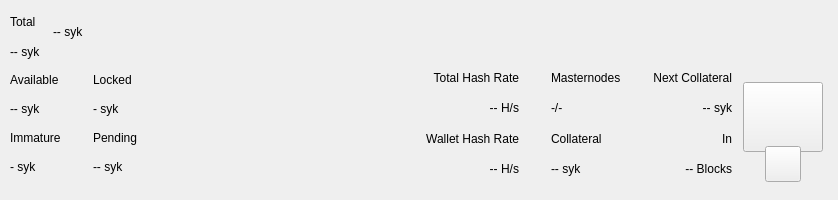
<?xml version="1.0" encoding="UTF-8"?>
<ui version="4.0">
 <class>TopBar</class>
 <widget class="QWidget" name="TopBar">
  <property name="geometry">
   <rect>
    <x>0</x>
    <y>0</y>
    <width>838</width>
    <height>200</height>
   </rect>
  </property>
  <property name="minimumSize">
   <size>
    <width>0</width>
    <height>200</height>
   </size>
  </property>
  <property name="maximumSize">
   <size>
    <width>16777215</width>
    <height>200</height>
   </size>
  </property>
  <property name="windowTitle">
   <string>Form</string>
  </property>
  <layout class="QVBoxLayout" name="verticalLayout_10" stretch="0">
   <property name="spacing">
    <number>0</number>
   </property>
   <property name="leftMargin">
    <number>0</number>
   </property>
   <property name="topMargin">
    <number>0</number>
   </property>
   <property name="rightMargin">
    <number>0</number>
   </property>
   <property name="bottomMargin">
    <number>0</number>
   </property>
   <item>
    <widget class="PFBorderImage" name="containerTop">
     <layout class="QVBoxLayout" name="verticalLayout_11">
      <property name="spacing">
       <number>0</number>
      </property>
      <property name="leftMargin">
       <number>0</number>
      </property>
      <property name="topMargin">
       <number>0</number>
      </property>
      <property name="rightMargin">
       <number>0</number>
      </property>
      <property name="bottomMargin">
       <number>0</number>
      </property>
      <item>
       <widget class="QWidget" name="top_container_2" native="true">
        <property name="minimumSize">
         <size>
          <width>0</width>
          <height>65</height>
         </size>
        </property>
        <layout class="QHBoxLayout" name="top_container">
         <property name="spacing">
          <number>0</number>
         </property>
         <property name="leftMargin">
          <number>10</number>
         </property>
         <property name="topMargin">
          <number>0</number>
         </property>
         <property name="rightMargin">
          <number>10</number>
         </property>
         <property name="bottomMargin">
          <number>0</number>
         </property>
         <item>
          <layout class="QHBoxLayout" name="horizontalLayout_4">
           <property name="spacing">
            <number>12</number>
           </property>
           <property name="rightMargin">
            <number>0</number>
           </property>
           <item>
            <widget class="QWidget" name="widgetAmount" native="true">
             <layout class="QVBoxLayout" name="verticalLayout_2">
              <property name="spacing">
               <number>2</number>
              </property>
              <property name="leftMargin">
               <number>0</number>
              </property>
              <property name="topMargin">
               <number>8</number>
              </property>
              <property name="rightMargin">
               <number>0</number>
              </property>
              <property name="bottomMargin">
               <number>0</number>
              </property>
              <item>
               <widget class="QLabel" name="labelTitle1">
                <property name="text">
                 <string>Total</string>
                </property>
               </widget>
              </item>
              <item>
               <widget class="PrivateQLabel" name="labelAmountPiv">
                <property name="text">
                 <string notr="true">-- syk</string>
                </property>
               </widget>
              </item>
             </layout>
            </widget>
           </item>
           <item alignment="Qt::AlignVCenter">
            <widget class="QWidget" name="widgetTopAmount" native="true">
             <property name="sizePolicy">
              <sizepolicy hsizetype="Preferred" vsizetype="Maximum">
               <horstretch>0</horstretch>
               <verstretch>0</verstretch>
              </sizepolicy>
             </property>
             <layout class="QHBoxLayout" name="horizontalLayout_5">
              <property name="spacing">
               <number>0</number>
              </property>
              <property name="leftMargin">
               <number>0</number>
              </property>
              <property name="topMargin">
               <number>0</number>
              </property>
              <property name="rightMargin">
               <number>0</number>
              </property>
              <property name="bottomMargin">
               <number>0</number>
              </property>
              <item alignment="Qt::AlignTop">
               <widget class="PrivateQLabel" name="labelAmountTopPiv">
                <property name="minimumSize">
                 <size>
                  <width>0</width>
                  <height>36</height>
                 </size>
                </property>
                <property name="styleSheet">
                 <string notr="true">padding:0px;margin:0px;</string>
                </property>
                <property name="text">
                 <string notr="true">-- syk</string>
                </property>
               </widget>
              </item>
             </layout>
            </widget>
           </item>
           <item>
            <spacer name="horizontalSpacer">
             <property name="orientation">
              <enum>Qt::Horizontal</enum>
             </property>
             <property name="sizeHint" stdset="0">
              <size>
               <width>40</width>
               <height>20</height>
              </size>
             </property>
            </spacer>
           </item>
           <item alignment="Qt::AlignRight">
            <widget class="QWidget" name="layoutSync" native="true">
             <property name="minimumSize">
              <size>
               <width>0</width>
               <height>36</height>
              </size>
             </property>
             <property name="maximumSize">
              <size>
               <width>16777215</width>
               <height>36</height>
              </size>
             </property>
             <layout class="QVBoxLayout" name="verticalLayout_9">
              <property name="leftMargin">
               <number>0</number>
              </property>
              <property name="topMargin">
               <number>0</number>
              </property>
              <property name="rightMargin">
               <number>0</number>
              </property>
              <property name="bottomMargin">
               <number>0</number>
              </property>
              <item>
               <widget class="ExpandableButton" name="pushButtonSync" native="true">
                <property name="minimumSize">
                 <size>
                  <width>36</width>
                  <height>36</height>
                 </size>
                </property>
                <property name="maximumSize">
                 <size>
                  <width>16777215</width>
                  <height>36</height>
                 </size>
                </property>
               </widget>
              </item>
             </layout>
            </widget>
           </item>
           <item>
            <widget class="ExpandableButton" name="pushButtonHDUpgrade" native="true">
             <property name="minimumSize">
              <size>
               <width>36</width>
               <height>36</height>
              </size>
             </property>
             <property name="maximumSize">
              <size>
               <width>16777215</width>
               <height>36</height>
              </size>
             </property>
            </widget>
           </item>
           <item>
            <widget class="ExpandableButton" name="pushButtonStack" native="true">
             <property name="minimumSize">
              <size>
               <width>36</width>
               <height>36</height>
              </size>
             </property>
             <property name="maximumSize">
              <size>
               <width>16777215</width>
               <height>36</height>
              </size>
             </property>
            </widget>
           </item>
           <item>
            <widget class="ExpandableButton" name="pushButtonConf" native="true">
             <property name="minimumSize">
              <size>
               <width>36</width>
               <height>36</height>
              </size>
             </property>
             <property name="maximumSize">
              <size>
               <width>16777215</width>
               <height>36</height>
              </size>
             </property>
            </widget>
           </item>
           <item>
            <widget class="ExpandableButton" name="pushButtonMasternodes" native="true">
             <property name="minimumSize">
              <size>
               <width>36</width>
               <height>36</height>
              </size>
             </property>
             <property name="maximumSize">
              <size>
               <width>16777215</width>
               <height>36</height>
              </size>
             </property>
            </widget>
           </item>
           <item>
            <widget class="ExpandableButton" name="pushButtonConsole" native="true">
             <property name="minimumSize">
              <size>
               <width>36</width>
               <height>36</height>
              </size>
             </property>
             <property name="maximumSize">
              <size>
               <width>16777215</width>
               <height>36</height>
              </size>
             </property>
            </widget>
           </item>
           <item>
            <widget class="ExpandableButton" name="pushButtonConnection" native="true">
             <property name="minimumSize">
              <size>
               <width>36</width>
               <height>36</height>
              </size>
             </property>
             <property name="maximumSize">
              <size>
               <width>16777215</width>
               <height>36</height>
              </size>
             </property>
            </widget>
           </item>
           <item>
            <widget class="ExpandableButton" name="pushButtonTor" native="true">
             <property name="minimumSize">
              <size>
               <width>36</width>
               <height>36</height>
              </size>
             </property>
             <property name="maximumSize">
              <size>
               <width>16777215</width>
               <height>36</height>
              </size>
             </property>
            </widget>
           </item>
           <item>
            <widget class="ExpandableButton" name="pushButtonLock" native="true">
             <property name="sizePolicy">
              <sizepolicy hsizetype="Expanding" vsizetype="Expanding">
               <horstretch>0</horstretch>
               <verstretch>0</verstretch>
              </sizepolicy>
             </property>
             <property name="minimumSize">
              <size>
               <width>36</width>
               <height>0</height>
              </size>
             </property>
             <property name="maximumSize">
              <size>
               <width>16777215</width>
               <height>36</height>
              </size>
             </property>
            </widget>
           </item>
           <item>
            <widget class="ExpandableButton" name="pushButtonTheme" native="true">
             <property name="minimumSize">
              <size>
               <width>36</width>
               <height>36</height>
              </size>
             </property>
             <property name="maximumSize">
              <size>
               <width>16777215</width>
               <height>36</height>
              </size>
             </property>
            </widget>
           </item>
           <item>
            <widget class="ExpandableButton" name="pushButtonFAQ" native="true">
             <property name="minimumSize">
              <size>
               <width>36</width>
               <height>36</height>
              </size>
             </property>
             <property name="maximumSize">
              <size>
               <width>16777215</width>
               <height>36</height>
              </size>
             </property>
            </widget>
           </item>
           <item>
            <widget class="ExpandableButton" name="pushButtonPrivacy" native="true">
             <property name="minimumSize">
              <size>
               <width>36</width>
               <height>36</height>
              </size>
             </property>
             <property name="maximumSize">
              <size>
               <width>16777215</width>
               <height>36</height>
              </size>
             </property>
            </widget>
           </item>
          </layout>
         </item>
        </layout>
       </widget>
      </item>
      <item>
       <widget class="QWidget" name="bottom_container" native="true">
        <property name="minimumSize">
         <size>
          <width>0</width>
          <height>135</height>
         </size>
        </property>
        <layout class="QHBoxLayout" name="botton_container">
         <property name="leftMargin">
          <number>10</number>
         </property>
         <property name="topMargin">
          <number>0</number>
         </property>
         <property name="rightMargin">
          <number>10</number>
         </property>
         <property name="bottomMargin">
          <number>10</number>
         </property>
         <item>
          <layout class="QHBoxLayout" name="horizontalLayout_3">
           <property name="spacing">
            <number>0</number>
           </property>
           <property name="bottomMargin">
            <number>9</number>
           </property>
           <item>
            <layout class="QVBoxLayout" name="verticalLayout_7">
             <property name="spacing">
              <number>0</number>
             </property>
             <property name="leftMargin">
              <number>0</number>
             </property>
             <property name="rightMargin">
              <number>0</number>
             </property>
             <item>
              <layout class="QHBoxLayout" name="horizontalLayout_2">
               <property name="spacing">
                <number>0</number>
               </property>
               <item>
                <layout class="QVBoxLayout" name="verticalLayout_6">
                 <item>
                  <widget class="QLabel" name="labelTitle5">
                   <property name="text">
                    <string>Available</string>
                   </property>
                  </widget>
                 </item>
                 <item>
                  <widget class="PrivateQLabel" name="labelAvailablePiv">
                   <property name="text">
                    <string>-- syk</string>
                   </property>
                  </widget>
                 </item>
                 <item>
                  <widget class="QLabel" name="labelTitle4">
                   <property name="text">
                    <string>Immature</string>
                   </property>
                  </widget>
                 </item>
                 <item>
                  <widget class="PrivateQLabel" name="labelImmaturePiv">
                   <property name="text">
                    <string notr="true">- syk</string>
                   </property>
                  </widget>
                 </item>
                </layout>
               </item>
               <item>
                <layout class="QVBoxLayout" name="verticalLayout_8">
                 <property name="leftMargin">
                  <number>32</number>
                 </property>
                 <item>
                  <widget class="QLabel" name="labelTitle6">
                   <property name="text">
                    <string>Locked</string>
                   </property>
                  </widget>
                 </item>
                 <item>
                  <widget class="PrivateQLabel" name="labelLockedPiv">
                   <property name="text">
                    <string>- syk</string>
                   </property>
                  </widget>
                 </item>
                 <item>
                  <widget class="QLabel" name="labelTitle3">
                   <property name="text">
                    <string>Pending</string>
                   </property>
                  </widget>
                 </item>
                 <item>
                  <widget class="PrivateQLabel" name="labelPendingPiv">
                   <property name="text">
                    <string notr="true">-- syk</string>
                   </property>
                  </widget>
                 </item>
                </layout>
               </item>
              </layout>
             </item>
            </layout>
           </item>
          </layout>
         </item>
         <item>
          <spacer name="horizontalSpacer_2">
           <property name="orientation">
            <enum>Qt::Horizontal</enum>
           </property>
           <property name="sizeHint" stdset="0">
            <size>
             <width>40</width>
             <height>20</height>
            </size>
           </property>
          </spacer>
         </item>
         <item>
          <layout class="QHBoxLayout" name="horizontalLayout_6">
           <property name="spacing">
            <number>0</number>
           </property>
           <property name="rightMargin">
            <number>0</number>
           </property>
           <property name="bottomMargin">
            <number>9</number>
           </property>
           <item>
            <widget class="QWidget" name="widgetStaking" native="true">
             <layout class="QVBoxLayout" name="verticalLayout_12">
              <property name="leftMargin">
               <number>32</number>
              </property>
              <property name="topMargin">
               <number>0</number>
              </property>
              <property name="rightMargin">
               <number>0</number>
              </property>
              <property name="bottomMargin">
               <number>0</number>
              </property>
              <item>
               <widget class="QLabel" name="labelNetworkHashRateTitle">
                <property name="text">
                 <string>Total Hash Rate</string>
                </property>
                <property name="textFormat">
                 <enum>Qt::AutoText</enum>
                </property>
                <property name="alignment">
                 <set>Qt::AlignRight|Qt::AlignTrailing|Qt::AlignVCenter</set>
                </property>
               </widget>
              </item>
              <item>
               <widget class="QLabel" name="labelNetworkHashRateValue">
                <property name="layoutDirection">
                 <enum>Qt::LeftToRight</enum>
                </property>
                <property name="text">
                 <string>-- H/s</string>
                </property>
                <property name="textFormat">
                 <enum>Qt::AutoText</enum>
                </property>
                <property name="alignment">
                 <set>Qt::AlignRight|Qt::AlignTrailing|Qt::AlignVCenter</set>
                </property>
               </widget>
              </item>
              <item>
               <widget class="QLabel" name="labelWalletHashRateTitle">
                <property name="text">
                 <string>Wallet Hash Rate</string>
                </property>
                <property name="textFormat">
                 <enum>Qt::AutoText</enum>
                </property>
                <property name="alignment">
                 <set>Qt::AlignRight|Qt::AlignTrailing|Qt::AlignVCenter</set>
                </property>
               </widget>
              </item>
              <item>
               <widget class="PrivateQLabel" name="labelWalletHashRateValue">
                <property name="text">
                 <string notr="true">-- H/s</string>
                </property>
                <property name="textFormat">
                 <enum>Qt::AutoText</enum>
                </property>
                <property name="alignment">
                 <set>Qt::AlignRight|Qt::AlignTrailing|Qt::AlignVCenter</set>
                </property>
               </widget>
              </item>
             </layout>
            </widget>
           </item>
           <item>
            <widget class="QWidget" name="widgetMasternodes" native="true">
             <layout class="QVBoxLayout">
              <property name="leftMargin">
               <number>32</number>
              </property>
              <property name="topMargin">
               <number>0</number>
              </property>
              <property name="rightMargin">
               <number>0</number>
              </property>
              <property name="bottomMargin">
               <number>0</number>
              </property>
              <item>
               <widget class="QLabel" name="labelMasternodesTitle">
                <property name="text">
                 <string>Masternodes</string>
                </property>
               </widget>
              </item>
              <item>
               <widget class="PrivateQLabel" name="labelMasternodeCount">
                <property name="text">
                 <string>-/-</string>
                </property>
               </widget>
              </item>
              <item>
               <widget class="QLabel" name="labelCollateralTitle">
                <property name="text">
                 <string>Collateral</string>
                </property>
               </widget>
              </item>
              <item>
               <widget class="QLabel" name="labelCollateralValue">
                <property name="text">
                 <string notr="true">-- syk</string>
                </property>
               </widget>
              </item>
             </layout>
            </widget>
           </item>
           <item>
            <widget class="QWidget" name="widgetNextCollateral" native="true">
             <layout class="QVBoxLayout" name="verticalLayout_12">
              <property name="leftMargin">
               <number>32</number>
              </property>
              <property name="topMargin">
               <number>0</number>
              </property>
              <property name="rightMargin">
               <number>0</number>
              </property>
              <property name="bottomMargin">
               <number>0</number>
              </property>
              <item>
               <widget class="QLabel" name="labelNextMasternodesTitle">
                <property name="text">
                 <string>Next Collateral</string>
                </property>
                <property name="textFormat">
                 <enum>Qt::AutoText</enum>
                </property>
                <property name="alignment">
                 <set>Qt::AlignRight|Qt::AlignTrailing|Qt::AlignVCenter</set>
                </property>
               </widget>
              </item>
              <item>
               <widget class="QLabel" name="labelNextCollateralValue">
                <property name="text">
                 <string>-- syk</string>
                </property>
                <property name="textFormat">
                 <enum>Qt::AutoText</enum>
                </property>
                <property name="alignment">
                 <set>Qt::AlignRight|Qt::AlignTrailing|Qt::AlignVCenter</set>
                </property>
               </widget>
              </item>
              <item>
               <widget class="QLabel" name="labelRemainingBlocks">
                <property name="text">
                 <string>In</string>
                </property>
                <property name="textFormat">
                 <enum>Qt::AutoText</enum>
                </property>
                <property name="alignment">
                 <set>Qt::AlignRight|Qt::AlignTrailing|Qt::AlignVCenter</set>
                </property>
               </widget>
              </item>
              <item>
               <widget class="QLabel" name="labelNextCollateralBlocks">
                <property name="text">
                 <string notr="true">-- Blocks</string>
                </property>
                <property name="textFormat">
                 <enum>Qt::AutoText</enum>
                </property>
                <property name="alignment">
                 <set>Qt::AlignRight|Qt::AlignTrailing|Qt::AlignVCenter</set>
                </property>
               </widget>
              </item>
             </layout>
            </widget>
           </item>
          </layout>
         </item>
         <item>
          <widget class="QWidget" name="qrContainer" native="true">
           <property name="sizePolicy">
            <sizepolicy hsizetype="Preferred" vsizetype="Minimum">
             <horstretch>0</horstretch>
             <verstretch>0</verstretch>
            </sizepolicy>
           </property>
           <property name="minimumSize">
            <size>
             <width>90</width>
             <height>110</height>
            </size>
           </property>
           <property name="maximumSize">
            <size>
             <width>90</width>
             <height>110</height>
            </size>
           </property>
           <layout class="QVBoxLayout" name="containerQR">
            <property name="spacing">
             <number>0</number>
            </property>
            <property name="leftMargin">
             <number>5</number>
            </property>
            <property name="topMargin">
             <number>10</number>
            </property>
            <property name="rightMargin">
             <number>5</number>
            </property>
            <property name="bottomMargin">
             <number>0</number>
            </property>
            <item>
             <widget class="QPushButton" name="btnQr">
              <property name="minimumSize">
               <size>
                <width>70</width>
                <height>70</height>
               </size>
              </property>
              <property name="maximumSize">
               <size>
                <width>16777215</width>
                <height>70</height>
               </size>
              </property>
              <property name="focusPolicy">
               <enum>Qt::NoFocus</enum>
              </property>
              <property name="text">
               <string/>
              </property>
              <property name="iconSize">
               <size>
                <width>70</width>
                <height>70</height>
               </size>
              </property>
             </widget>
            </item>
            <item>
             <spacer name="verticalSpacer">
              <property name="orientation">
               <enum>Qt::Vertical</enum>
              </property>
              <property name="sizeType">
               <enum>QSizePolicy::Fixed</enum>
              </property>
              <property name="sizeHint" stdset="0">
               <size>
                <width>20</width>
                <height>20</height>
               </size>
              </property>
             </spacer>
            </item>
            <item alignment="Qt::AlignHCenter|Qt::AlignBottom">
             <widget class="QPushButton" name="pushButtonQR">
              <property name="minimumSize">
               <size>
                <width>36</width>
                <height>36</height>
               </size>
              </property>
              <property name="maximumSize">
               <size>
                <width>36</width>
                <height>36</height>
               </size>
              </property>
              <property name="focusPolicy">
               <enum>Qt::NoFocus</enum>
              </property>
              <property name="text">
               <string/>
              </property>
             </widget>
            </item>
           </layout>
          </widget>
         </item>
        </layout>
       </widget>
      </item>
     </layout>
    </widget>
   </item>
  </layout>
 </widget>
 <customwidgets>
  <customwidget>
   <class>ExpandableButton</class>
   <extends>QWidget</extends>
   <header>qt/pivx/expandablebutton.h</header>
   <container>1</container>
  </customwidget>
  <customwidget>
   <class>PFBorderImage</class>
   <extends>QFrame</extends>
   <header>qt/pivx/pfborderimage.h</header>
   <container>1</container>
  </customwidget>
  <customwidget>
   <class>PrivateQLabel</class>
   <extends>QLabel</extends>
   <header>qt/pivx/privatelabel.h</header>
   <container>0</container>
  </customwidget>
 </customwidgets>
 <resources/>
 <connections/>
</ui>
